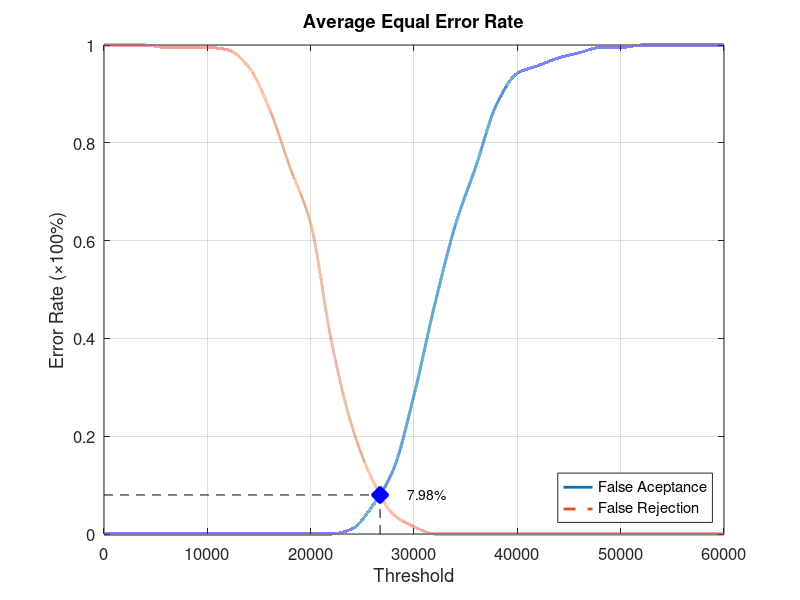
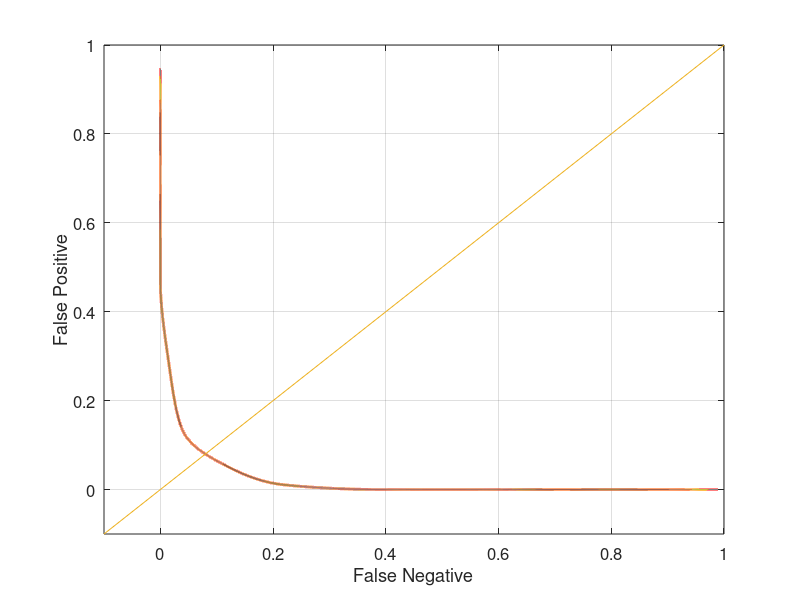

These figures' MATLAB source, in order:
function yEER = Database2_4
close all;
clear;
clc;
x = 0:2000:60000;
xq = 0:0.5:60000;

y0 = [0 0 0 0 0 0 0 0 0 0 0 0 0.0105263 0.0578947 0.131579 0.284211 0.468421 0.631579 0.752632 0.878947 0.942105 0.957895 0.973684 0.984211 0.994737 0.994737 1 1 1 1 1];
yy0 = interp1(x, y0, xq, 'pchip');
y1 = [1 1 1 0.995 0.995 0.995 0.99 0.955 0.87 0.75 0.635 0.395 0.22 0.11 0.04 0.015 0 0 0 0 0 0 0 0 0 0 0 0 0 0 0];
yy1 = interp1(x, y1, xq, 'pchip');

% Calculating EER: 
y2 = abs(y0 - y1);
find(y2 == min(y2))
yy2 = abs(yy0 - yy1);
xEER = find(yy2 == min(yy2));
xEERIndex = xq(xEER) % X-axis EER
yEER = yy0(xEER) % Y-axis EER

main = figure
plot(xq, yy0,'-','LineWidth', 2);	hold on
plot(xq, yy1,'--','LineWidth', 2);	hold on
plot([xEERIndex xEERIndex], [0 yEER], 'k--');	hold on
plot([0 xEERIndex], [yEER yEER], 'k--');	hold on
plot(xEERIndex, yEER, 'bx', 'LineWidth', 10);	hold on
text(xEERIndex + 10 * xEERIndex / 100, yEER, [num2str(round((10000 * yEER)) / 100) '%'])
legend('False Aceptance', 'False Rejection', 'Location', 'SouthEast')
xlabel('Threshold')
ylabel('Error Rate (\times100%)')
title('Average Equal Error Rate')
set(gca, 'FontSize', 12)
axis([0 60000 0 1])
grid on

print(main, 'Database2_4Main', '-dpng');
FNRxFPR = figure('Color', [1 1 1]);
plot(yy1, yy0, '-', yy1, yy0, 'LineWidth', 2);
hold on
y = -0.1:0.1:1
plot(y, y); 
set(gca, 'FontSize', 12)
xlabel('False Negative')
ylabel('False Positive')
axis([-0.1 1 -0.1 1])
set(gca, 'FontSize', 12)
grid on

print(FNRxFPR, 'Database2_4FNRxFPR','-dpng');
end
